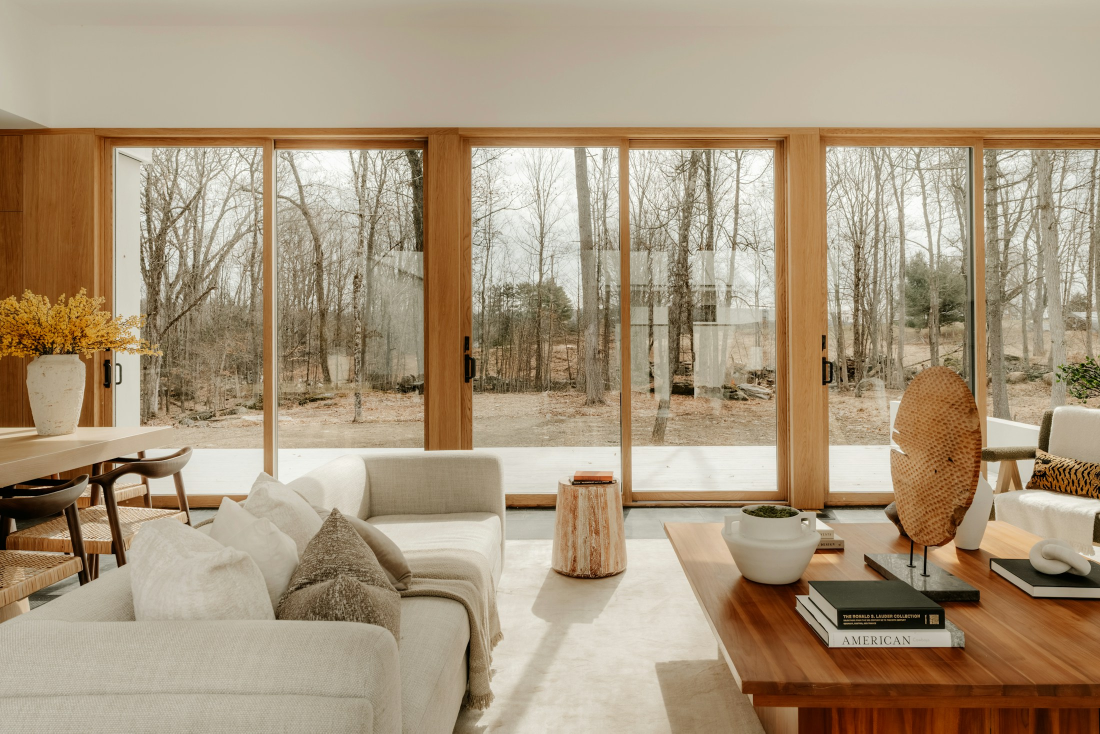
#> input picture facebook/sources/interieur-salon.jpg, 2200 x 1467 px (shown at 1/2 size)
$ python generer-couverture-arche.py
#> lines starting #> are read from the running program, lines starting #| are printed output that depends on the picture
# -*- coding: utf-8 -*-
"""Photo de couverture Facebook, portrait et texte dans la zone mobile.

Sortie 2556 x 946 px, soit trois fois le format d affichage Facebook
(852 x 315). Le triple garde le texte net sur les ecrans Retina.

Zones mortes, mesurees sur deux captures reelles de l application:

  Mobile. Facebook met l image a la hauteur de la bande et rogne les
  cotes: seule la tranche x 567 a 1991 reste visible, 56 pour cent de
  la largeur. La photo de profil pose un disque de rayon 319 centre en
  (1277, 768), qui mange tout le bas du centre.

  Bureau. La photo de profil se pose en bas a gauche, elle couvre
  environ x 50 a 580 et y > 616, c est a dire le bas du bandeau navy.

Toute la composition tient donc dans la tranche mobile, en deux
colonnes de part et d autre du disque: le portrait a gauche, assez
grand pour que le visage se lise, le texte a droite, le logo dans
l angle bas droit. La photo d interieur et le bord gauche du bandeau
ne sont visibles que sur ordinateur, ils ne portent aucune
information.

verifier() controle apres coup que chaque bloc tient dans la tranche
et evite le disque. apercu_mobile() redessine le rognage.

Couleurs: charte RE/MAX DU CARTIER uniquement (voir CHARTE-COULEURS.md).
"""
import os
from PIL import Image, ImageDraw, ImageFont, ImageFilter

HERE = os.path.dirname(os.path.abspath(__file__))
ROOT = os.path.dirname(HERE)
ASSETS = os.path.join(ROOT, "static", "images")
FONTS = os.path.join(ROOT, "carrousel-instagram", "fonts")
LOGOS = os.path.join(ROOT, "marketing tools by Daniella et Yassine", "logos")
SOURCES = os.path.join(HERE, "sources")

W, H = 2556, 946

NAVY = (0, 14, 53)
CREME = (247, 245, 238)
NAVY_DOUX = (108, 120, 148)

NOM = "Georges"
PRENOM_NOM = "MATAR"
TITRE = "COURTIER IMMOBILIER RÉSIDENTIEL"
TEL = "(438) 372-0102"
COURRIEL = "georges.matar@remax-quebec.com"

MOBILE = (567, 1991)                         # tranche visible sur telephone
DISQUE = (1277, 768, 319)                    # photo de profil, mobile
MARGE = 24                                   # garde autour des zones mortes

BANDE = 1210                                 # largeur du bandeau navy
TETE_X = 840                                 # axe du visage
CX = 1660                                    # axe de la colonne de texte

boites = []                                  # tout ce qui doit rester visible


# ---------------------------------------------------------------- polices
# [10 lines left out: functions playfair, inter, not called in this run]


def largeur(draw, s, font, track=0):
    w = sum(draw.textlength(c, font=font) for c in s)
    return w + track * (len(s) - 1) if track else draw.textlength(s, font=font)


# [21 lines left out: function centre, not called in this run]


# ---------------------------------------------------------------- bandeau
def bandeau(canvas):
    lay = Image.new("RGBA", (W, H), (0, 0, 0, 0))
    ImageDraw.Draw(lay).rectangle([0, 0, BANDE, H], fill=NAVY + (255,))
    canvas.alpha_composite(lay)


# ---------------------------------------------------------------- portrait
def portrait(canvas):
    """Portrait detoure, cale pour que le visage tombe dans la tranche
    mobile, a gauche du disque de la photo de profil."""
    im = Image.open(os.path.join(ASSETS, "georges-matar-3.png")).convert("RGBA")
    im = im.crop(im.getchannel("A").getbbox())
    w = 912
    h = int(im.height * w / im.width)
    im = im.resize((w, h), Image.LANCZOS)
    x0, y0 = TETE_X - w // 2, H - h

    sh = Image.new("RGBA", (W, H), (0, 0, 0, 0))
    sh.paste((0, 4, 18, 150), (x0 + 18, y0 + 16), im)
    canvas.alpha_composite(sh.filter(ImageFilter.GaussianBlur(30)))
    canvas.alpha_composite(im, (x0, y0))

    # le visage occupe le quart haut du detourage, c est lui qui doit
    # rester visible sur telephone
    boites.append(("visage", TETE_X - w * 0.19, y0 + h * 0.03,
                   TETE_X + w * 0.19, y0 + h * 0.30))


# ---------------------------------------------------------------- interieur
def interieur(canvas):
    """Photo d interieur a droite, fondue dans le creme vers la gauche.

    Hors tranche mobile: decor pour l affichage sur ordinateur.
    """
    x0 = 2010
    pw, ph = W - x0, H
    im = Image.open(os.path.join(SOURCES, "interieur-salon.jpg")).convert("RGB")
    e = max(pw / im.width, ph / im.height)
    im = im.resize((int(im.width * e) + 1, int(im.height * e) + 1), Image.LANCZOS)
    gx = int((im.width - pw) * 0.35)
    im = im.crop((gx, (im.height - ph) // 2, gx + pw, (im.height - ph) // 2 + ph))

    im = im.convert("RGBA")
    im.alpha_composite(Image.new("RGBA", (pw, ph), CREME + (46,)))

    fondu = 300
    m = Image.new("L", (pw, 1), 255)
    mp = m.load()
    for x in range(fondu):
        t = x / fondu
        mp[x, 0] = int(255 * (t * t * (3 - 2 * t)))
    im.putalpha(m.resize((pw, ph)))

    canvas.alpha_composite(im, (x0, 0))


# ---------------------------------------------------------------- logo
# [16 lines left out: function logo, not called in this run]


# ---------------------------------------------------------------- montage
def couverture():
    del boites[:]
    c = Image.new("RGBA", (W, H), CREME + (255,))
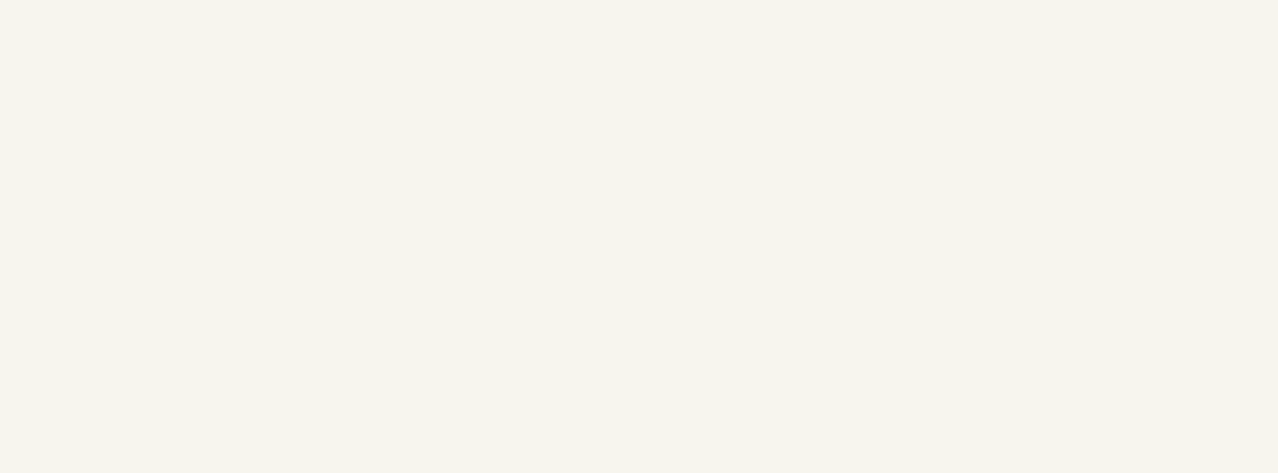
#> c: PIL image 2556x946 RGBA (shown at 1/2 size); mean R, G, B, A 247, 245, 238, 255
    interieur(c)
#> in interieur, im is the input picture: PIL image 2200x1467 RGB; mean R, G, B 168.5, 150.1, 124.6
#> in interieur, `im = im.crop((gx, (im.height - ph) // 2, gx + pw, (im.height - ph) // ..`:
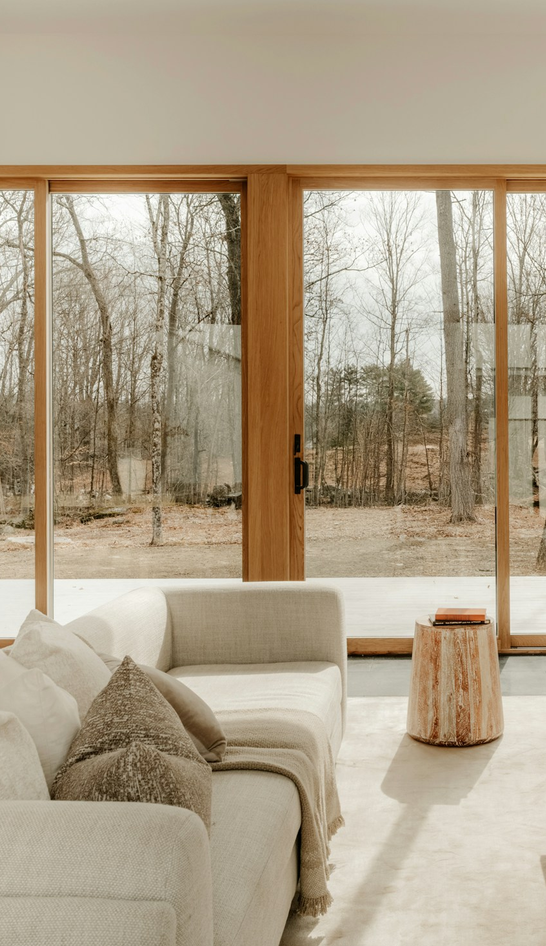
#> im: PIL image 546x946 RGB; mean R, G, B 174, 159.7, 136.8
#> in interieur, `im.alpha_composite(Image.new("RGBA", (pw, ph), CREME + (46,)))`:
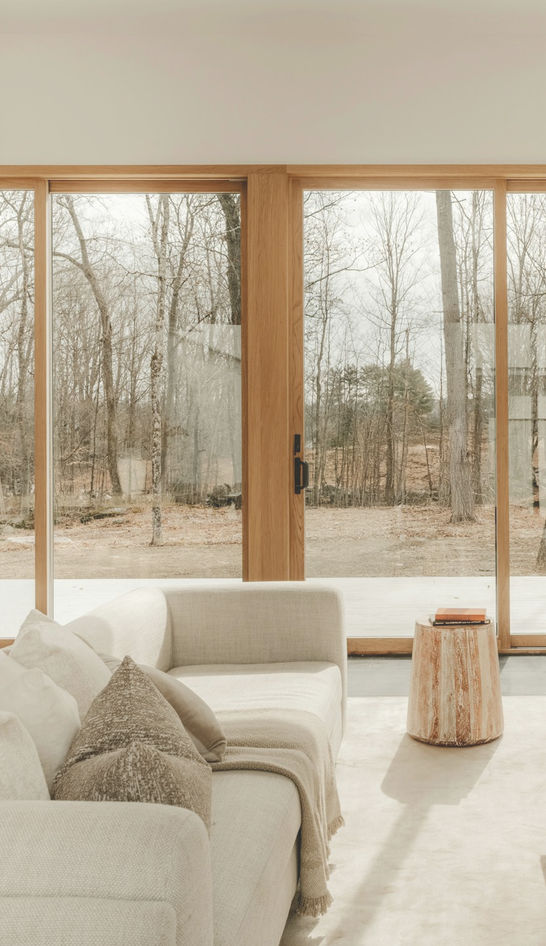
#> im: PIL image 546x946 RGBA; mean R, G, B, A 187.2, 175.1, 155, 255
#> in interieur, `im.putalpha(m.resize((pw, ph)))`:
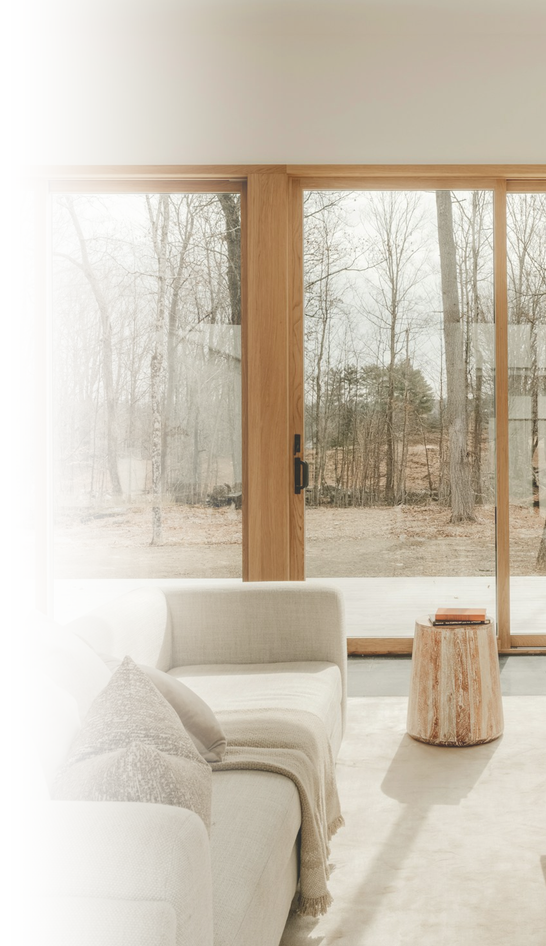
#> im: PIL image 546x946 RGBA; mean R, G, B, A 187.2, 175.1, 155, 184.4; transparent parts drawn white
#> in interieur, `canvas.alpha_composite(im, (x0, 0))`:
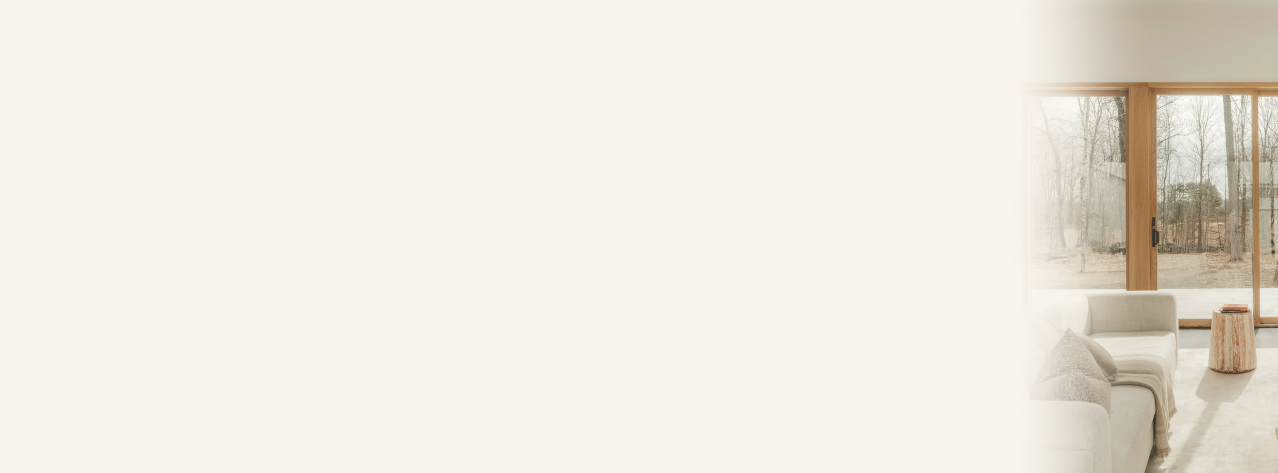
#> canvas: PIL image 2556x946 RGBA (shown at 1/2 size); mean R, G, B, A 237.8, 234.2, 225.1, 255
    bandeau(c)
#> in bandeau, `lay = Image.new("RGBA", (W, H), (0, 0, 0, 0))`: lay: PIL image 2556x946 RGBA; every value is 0
#> in bandeau, `ImageDraw.Draw(lay).rectangle([0, 0, BANDE, H], fill=NAVY + (255,))`:
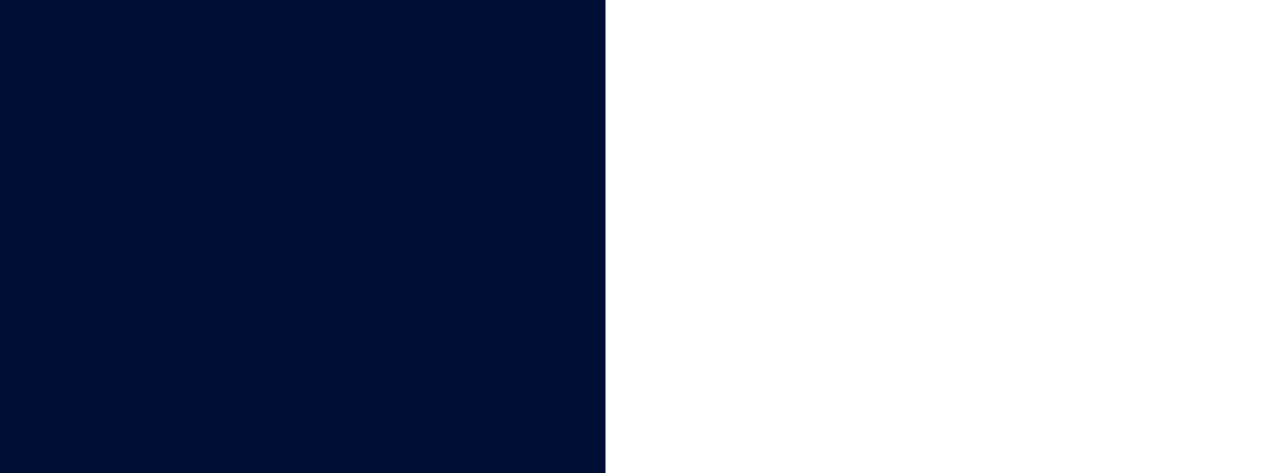
#> lay: PIL image 2556x946 RGBA (shown at 1/2 size); mean R, G, B, A 0, 6.6, 25.1, 120.8; transparent parts drawn white
#> in bandeau, `canvas.alpha_composite(lay)`:
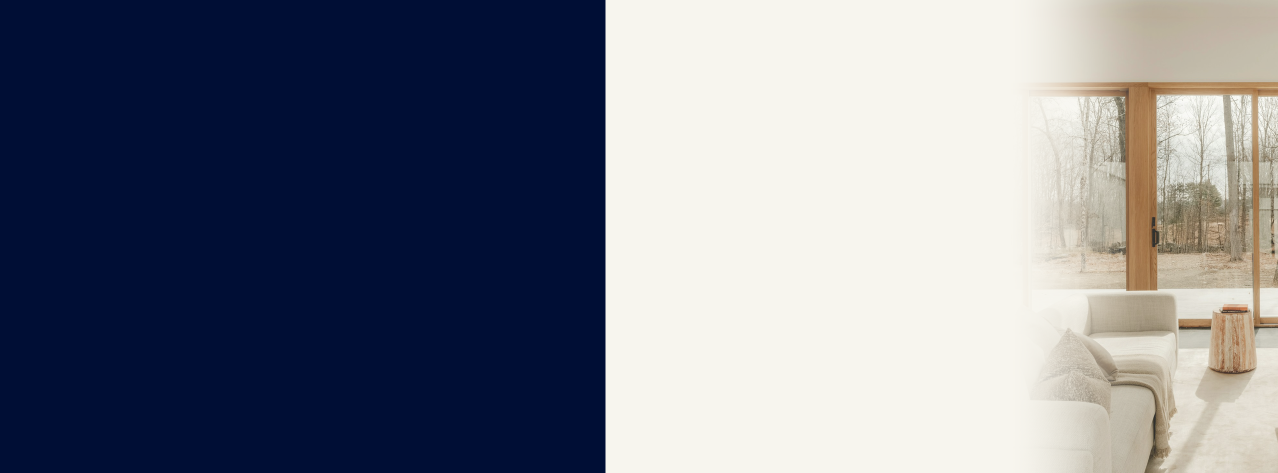
#> canvas: PIL image 2556x946 RGBA (shown at 1/2 size); mean R, G, B, A 120.8, 124.7, 137.5, 255
    portrait(c)
    d = ImageDraw.Draw(c)

    centre(d, 56, NOM, playfair(92, 500), NAVY + (255,), track=6)
    centre(d, 176, PRENOM_NOM, playfair(78, 450), NAVY + (255,), track=20)

    # pas de filets de part et d autre: la ligne de titre occupe deja
    # toute la largeur disponible dans la tranche mobile
    centre(d, 296, TITRE, inter(29, 450), NAVY_DOUX + (255,), track=4)

    centre(d, 350, TEL, inter(34, 400), NAVY + (255,))
    centre(d, 400, COURRIEL, inter(27, 400), NAVY + (235,))

    logo(c, 150, (1782, 648))
    return c


# ---------------------------------------------------------------- controles
# [30 lines left out: functions verifier, apercu_mobile, not called in this run]


if __name__ == "__main__":
#> (the run stopped early here; a loop or call above may not have finished)
